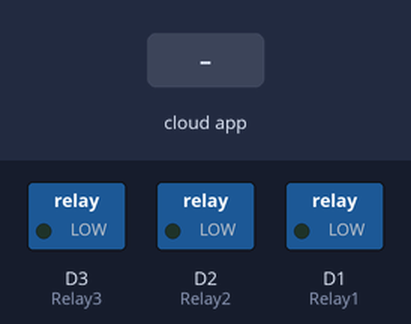
The sketch below on a simulated ESP8266 (NodeMCU). Shown: switched loads named in the sketch (green lamp = pin HIGH). Inputs (shaded band) come from the test bench. WiFi joins after 1.5 s; servers stay silent unless stated; no MQTT or app messages arrive unless stated; what the sketch prints to the serial monitor is not drawn.

Above: at 2.7 s.
2.8 s: the phone or cloud app sets Relay1 to 1
At 4.0 s:
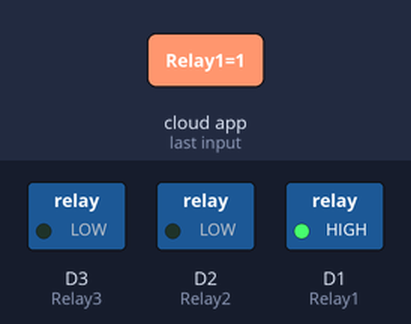
4.3 s: the phone or cloud app sets Relay3 to 1
At 5.2 s:
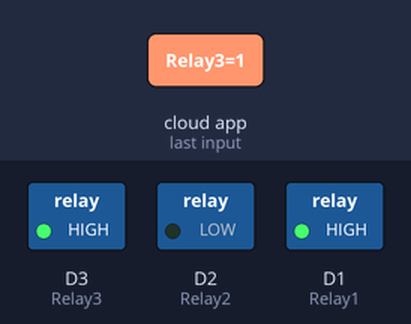
5.8 s: the phone or cloud app sets Relay2 to 1
At 6.5 s:
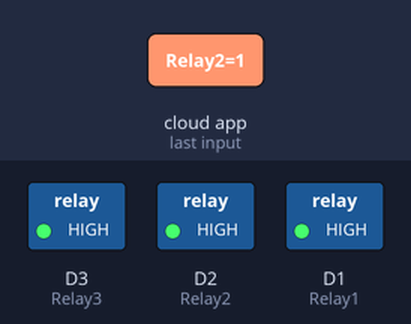
7.3 s: the phone or cloud app sets Relay1 to 0
At 7.7 s:
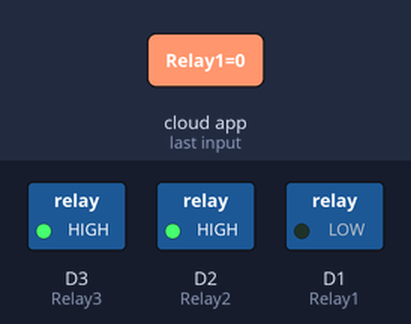
8.8 s: the phone or cloud app sets Relay3 to 0
At 9.4 s:
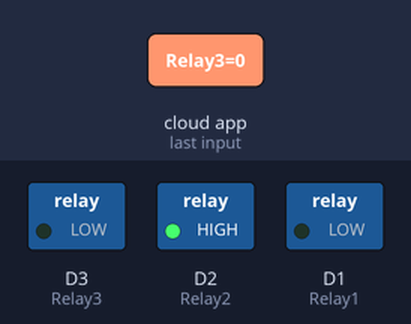
10.3 s: the phone or cloud app sets Relay1 to 1
At 10.6 s:
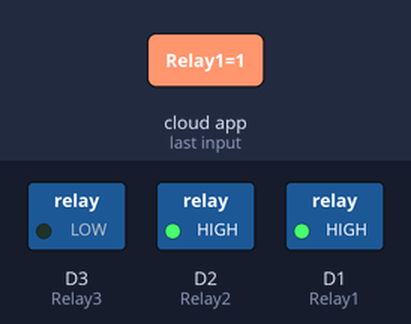
Timing chart, 0 to 12.8 s (numbered marks = the images above; inputs shaded):
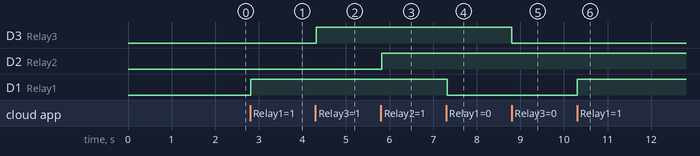

Measured:
- after the input at 2.8 s, D1 (Relay1): LOW → HIGH at once
- after the input at 4.3 s, D3 (Relay3): LOW → HIGH at once
- after the input at 5.8 s, D2 (Relay2): LOW → HIGH at once
- after the input at 7.3 s, D1 (Relay1): HIGH → LOW at once
- after the input at 8.8 s, D3 (Relay3): HIGH → LOW at once
- after the input at 10.3 s, D1 (Relay1): LOW → HIGH at once

The sketch:

homeautomation.ino
```cpp
#include <ESP8266WiFi.h>
#include "Adafruit_MQTT.h"
#include "Adafruit_MQTT_Client.h"

#define Relay1            D1
#define Relay2            D2
#define Relay3            D3
//#define Relay4            D5

#define WLAN_SSID       "OnePlus 6"             // Your WiFi SSID
#define WLAN_PASS       "medha123"        // Your WiFi password


#define AIO_SERVER      "io.adafruit.com" //Adafruit Server
#define AIO_SERVERPORT  1883
#define AIO_USERNAME    "medhagulati"            // Adafruit Username
#define AIO_KEY         "7e14eca88b72484695bfe762e15957c9"   // AIO Key from Adafruit

//WIFI CLIENT
WiFiClient client;

Adafruit_MQTT_Client mqtt(&client, AIO_SERVER, AIO_SERVERPORT, AIO_USERNAME, AIO_KEY);

Adafruit_MQTT_Subscribe Light1 = Adafruit_MQTT_Subscribe(&mqtt, AIO_USERNAME"/feeds/Relay1"); // Feeds name should be same everywhere
Adafruit_MQTT_Subscribe Light2 = Adafruit_MQTT_Subscribe(&mqtt, AIO_USERNAME "/feeds/Relay2");
Adafruit_MQTT_Subscribe Light3 = Adafruit_MQTT_Subscribe(&mqtt, AIO_USERNAME "/feeds/Relay3");

void MQTT_connect();

void setup() {
  Serial.begin(115200);

  pinMode(Relay1, OUTPUT);
  pinMode(Relay2, OUTPUT);
  pinMode(Relay3, OUTPUT);
//  pinMode(Relay4, OUTPUT);

  // Connect to WiFi access point.
  Serial.println(); Serial.println();
  Serial.print("Connecting to ");
  Serial.println(WLAN_SSID);

  WiFi.begin(WLAN_SSID, WLAN_PASS);
  while (WiFi.status() != WL_CONNECTED) {
    delay(500);
    Serial.print(".");
  }
  Serial.println();

  Serial.println("WiFi connected");
  Serial.println("IP address: ");
  Serial.println(WiFi.localIP());

  mqtt.subscribe(&Light1);
  mqtt.subscribe(&Light3);
  mqtt.subscribe(&Light2);
}

void loop() {

  MQTT_connect();


  Adafruit_MQTT_Subscribe *subscription;
  while ((subscription = mqtt.readSubscription(20000))) {
    if (subscription == &Light1) {
      Serial.print(F("Got: "));
      Serial.println((char *)Light1.lastread);
      int Light1_State = atoi((char *)Light1.lastread);
      digitalWrite(Relay1, Light1_State);

    }
    if (subscription == &Light2) {
      Serial.print(F("Got: "));
      Serial.println((char *)Light2.lastread);
      int Light2_State = atoi((char *)Light2.lastread);
      digitalWrite(Relay2, Light2_State);
    }
    if (subscription == &Light3) {
      Serial.print(F("Got: "));
      Serial.println((char *)Light3.lastread);
      int Light3_State = atoi((char *)Light3.lastread);
      digitalWrite(Relay3, Light3_State);
    }
//    if (subscription == &Light4) {
//      Serial.print(F("Got: "));
//      Serial.println((char *)Light4.lastread);
//      int Light4_State = atoi((char *)Light4.lastread);
//      digitalWrite(Relay4, Light4_State);
//
//    }
//     if (subscription == &LightAll) {
//       Serial.print(F("Got: "));
//       Serial.println((char *)LightAll.lastread);
//       int LightAll_State = atoi((char *)LightAll.lastread);
//       digitalWrite(Relay1, LightAll_State);
//       digitalWrite(Relay2, LightAll_State);
//       digitalWrite(Relay3, LightAll_State);
//       digitalWrite(Relay4, LightAll_State);
//
//    }
  }


}

void MQTT_connect() {
  int8_t ret;

  if (mqtt.connected()) {
    return;
  }

  Serial.print("Connecting to MQTT... ");

  uint8_t retries = 3;

  while ((ret = mqtt.connect()) != 0) {
    Serial.println(mqtt.connectErrorString(ret));
    Serial.println("Retrying MQTT connection in 5 seconds...");
    mqtt.disconnect();
    delay(5000);
    retries--;
    if (retries == 0) {
      while (1);
    }
  }
  Serial.println("MQTT Connected!");

}
```
